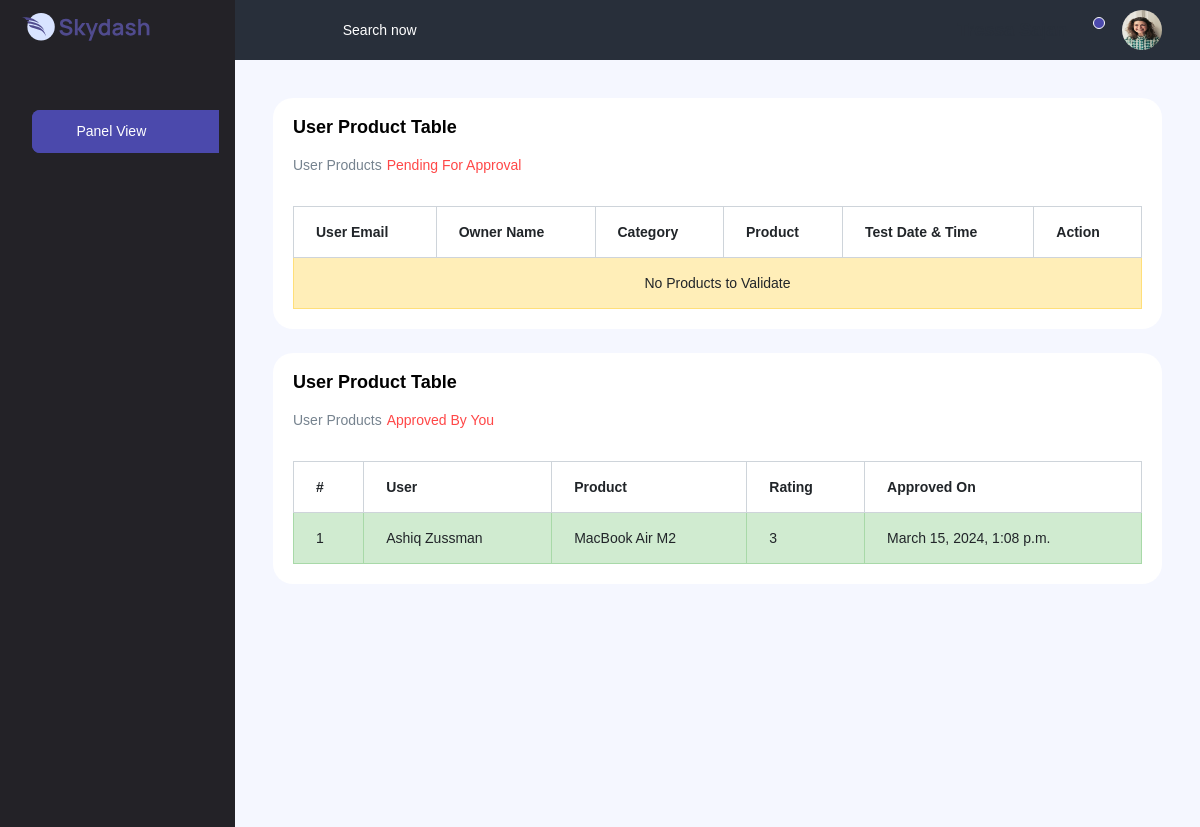
The app's page /testerdashboard/ (signed in), older data.
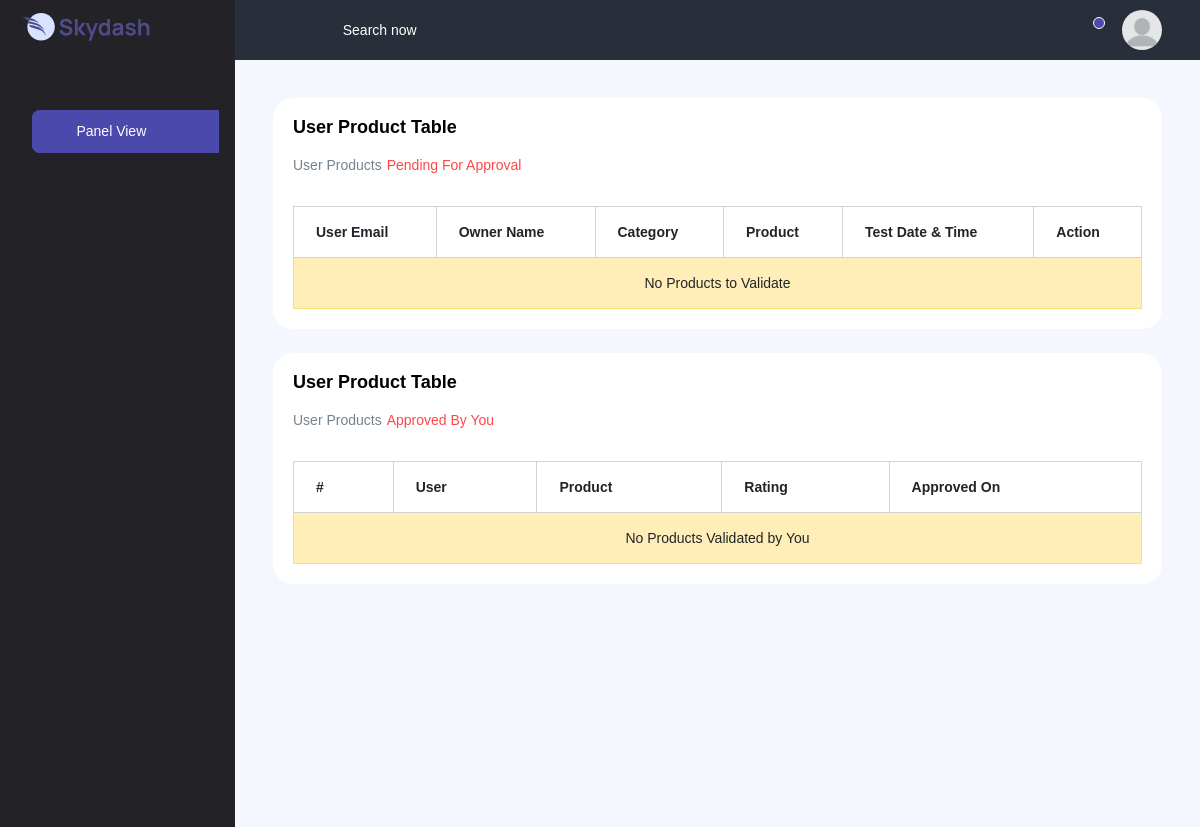
The same page, newer data.
### LandingApp/models.py (models this page shows)
class UserAuth(AbstractUser):
    UserRole = models.IntegerField(default=2)
    email = models.EmailField(primary_key=True, unique=True)
    gender = models.CharField(max_length=10, null=True)
    profilepic = models.ImageField(null=True, blank=True, upload_to="profilepic/")

### ProductApp/models.py (models this page shows)
class Product(models.Model):
    userauth = models.ForeignKey(UserAuth, on_delete=models.CASCADE, null=True, limit_choices_to={'UserRole': 2}, related_name='product')
    tester = models.ForeignKey(UserAuth, on_delete=models.CASCADE, limit_choices_to={'UserRole': 3}, null=True, related_name='tester')
    loca = models.ForeignKey(UserLoca, on_delete=models.CASCADE, null=True)
    is_sold = models.BooleanField(default=False)
    is_tested = models.BooleanField(default=False)
    is_active = models.BooleanField(default=True)
    maincat = models.ForeignKey(MainCategory, on_delete=models.CASCADE, null=True)
    subcat = models.ForeignKey(SubCategory, on_delete=models.CASCADE, null=True)
    brand = models.ForeignKey(Brand, on_delete=models.CASCADE, null=True)
    YearOfMan = models.DateField(null=True)
    name = models.CharField(max_length=255, null=True)
    accidents = models.CharField(max_length=255, null=True)
    description = models.CharField(max_length=255, null=True)
    baseprice = models.IntegerField(default=0)
    autobidding = models.BooleanField(default=True)
    testerrating = models.IntegerField(default=0)
    enddatetime = models.DateTimeField(null=True)
    listedtime = models.DateTimeField(null=True)
    sold_to = models.ForeignKey(UserAuth, on_delete=models.CASCADE, null=True, related_name='sold_to')
    sold_at_datetime = models.DateTimeField(null=True)

### TesterApp/models.py (models this page shows)
class TesterServices(models.Model):
    testerdata = models.ForeignKey(TesterData, on_delete=models.CASCADE, null=True)
    testdate = models.DateField(null=True)
    testtime = models.TimeField(null=True)
    completed_date = models.DateField(null=True)
    completed_time = models.TimeField(null=True)
    product = models.OneToOneField(Product, on_delete=models.CASCADE, null=True)

### TesterApp/views.py (the view)
# urls.py: path('testerdashboard/', testerdashboardview, name='testerdashboard'),
def testerdashboardview(request):
    unverified = Product.objects.filter(Q(tester_id=request.user.email) & Q(is_tested=False))
    verified = Product.objects.filter(Q(tester_id=request.user.email) & Q(is_tested=True))
    context = {
        "unverified": unverified,
        "verified" : verified,
        "testerdashboard": True
    }
    return render(request, "pages/testerpages/testerdashboard.html", context)

### templates/pages/testerpages/testerdashboard.html (shortened to what the changed rows need)
{% extends "../../base.html" %}
{% load static %}
{% block content %}
<div class="content-wrapper">
    <div class="row">
        <div class="col-lg-12 stretch-card">
            <div class="card">
                <div class="card-body">
                    <div class="table-responsive pt-3">
                        <table class="table table-bordered">
                            <thead>
                                <tr>
                                    <th>
                                        User Email
                                    </th>
                                    <th>
                                        Owner Name
                                    </th>
                                    <th>
                                        Category
                                    </th>
                                    <th>
                                        Product
                                    </th>
                                    <th>
                                        Test Date & Time
                                    </th>
                                    <th>
                                        Action
                                    </th>
                                </tr>
                            </thead>
                        </table>
                    </div>
                </div>
            </div>
        </div>
    </div>
    <div class="row mt-4">
        <div class="col-lg-12 stretch-card">
            <div class="card">
                <div class="card-body">
                    <div class="table-responsive pt-3">
                        <table class="table table-bordered">
                            <thead>
                                <tr>
                                    <th>
                                        #
                                    </th>
                                    <th>
                                        User
                                    </th>
                                    <th>
                                        Product
                                    </th>
                                    <th>
                                        Rating
                                    </th>
                                    <th>
                                        Approved On
                                    </th>
                                </tr>
                            </thead>
                            <tbody>
                                {% if verified %}
                                {% for v in verified %}
                                <tr class="table-success">
                                    <td>{{forloop.counter}}</td>
                                    <td>{{v.userauth.first_name}} {{v.userauth.last_name}}</td>
                                    <td>{{v.name}}</td>
                                    <td>{{v.testerrating}}</td>
                                    <td>{{ v.testerservices.completed_date }}, {{ v.testerservices.completed_time }}</td>
                                </tr>
                                {% endfor %}
                                {% else %}
                                <tr class="table-warning">
                                    <td colspan="5" align="center">No Products Validated by You</td>
                                </tr>
                                {% endif %}
                            </tbody>
                        </table>
                    </div>
                </div>
            </div>
        </div>
    </div>
</div>
{% endblock %}

### templates/navbar.html (shortened to what this page needs)
{% load static %}
{% if request.user.UserRole == 1 or request.user.UserRole == 3 %}
<nav class="navbar col-lg-12 col-12 p-0 fixed-top d-flex flex-row navbar-dark">
{% else %}
<nav class="navbar col-lg-12 col-12 p-0 fixed-top d-flex flex-row">
{% endif %}
    <div class="text-center navbar-brand-wrapper d-flex align-items-center justify-content-center">
        <a class="navbar-brand brand-logo mr-5" href="{% url 'home' %}"><img src="{% static 'images/logo.svg' %}"
                class="mr-2" alt="logo" /></a>
    </div>
    <div class="navbar-menu-wrapper d-flex align-items-center justify-content-end">
        <ul class="navbar-nav mr-lg-2">
            <li class="nav-item nav-search d-none d-lg-block">
                <div class="input-group">
                    <div class="input-group-prepend hover-cursor" id="navbar-search-icon">
                        <span class="input-group-text" id="search">
                            <i class="icon-search"></i>
                        </span>
                    </div>
                    <input type="text" class="form-control" id="navbar-search-input" placeholder="Search now"
                        aria-label="search" aria-describedby="search">
                </div>
            </li>
        </ul>
        <ul class="navbar-nav navbar-nav-right">
            {% if request.user.is_authenticated %}
            <li class="nav-item justify-content-center align-items-center mr-1 ml-1">
                {% if request.user.UserRole == 1 %}
                <h4 class="mb-0" style="font-weight: bolder; color: azure;">{{ user.first_name }} {{ user.last_name }}</h4>
                {% else %}
                <h4 class="text-dark mb-0" style="font-weight: bolder;">{{ user.first_name }} {{ user.last_name }}</h4>
                {% endif %}
            </li>
            <li class="nav-item dropdown">
                <a class="nav-link count-indicator dropdown-toggle" id="notificationDropdown" href="#" data-toggle="dropdown">
                    <i class="icon-bell mx-0"></i>
                    <span class="count"></span>
                </a>
            </li>
            <li class="nav-item nav-profile dropdown">
                <a class="nav-link dropdown-toggle" href="#" data-toggle="dropdown" id="profileDropdown">
                    {% if user.profilepic %}
                    <img src="{{ user.profilepic.url }}" alt="profile" />
                    {% else %}
                    <img src="{% static 'images/faces/avatar.jpeg' %}" alt="profile" />
                    {% endif %}
                </a>
            </li>
            {% endif %}
        </ul>
    </div>
</nav>

Row changes from the older to the newer data that the page shows:
no longer on this page (row edited): UserAuth: profilepic (picture)
removed Product: userauth.first_name "Ashiq", userauth.last_name "Zussman", name "MacBook Air M2", testerrating "3", testerservices.completed_date "March 15, 2024", testerservices.completed_time "1:08 p.m."
Text that changed along with them:
text now shown: "No Products Validated by You"
